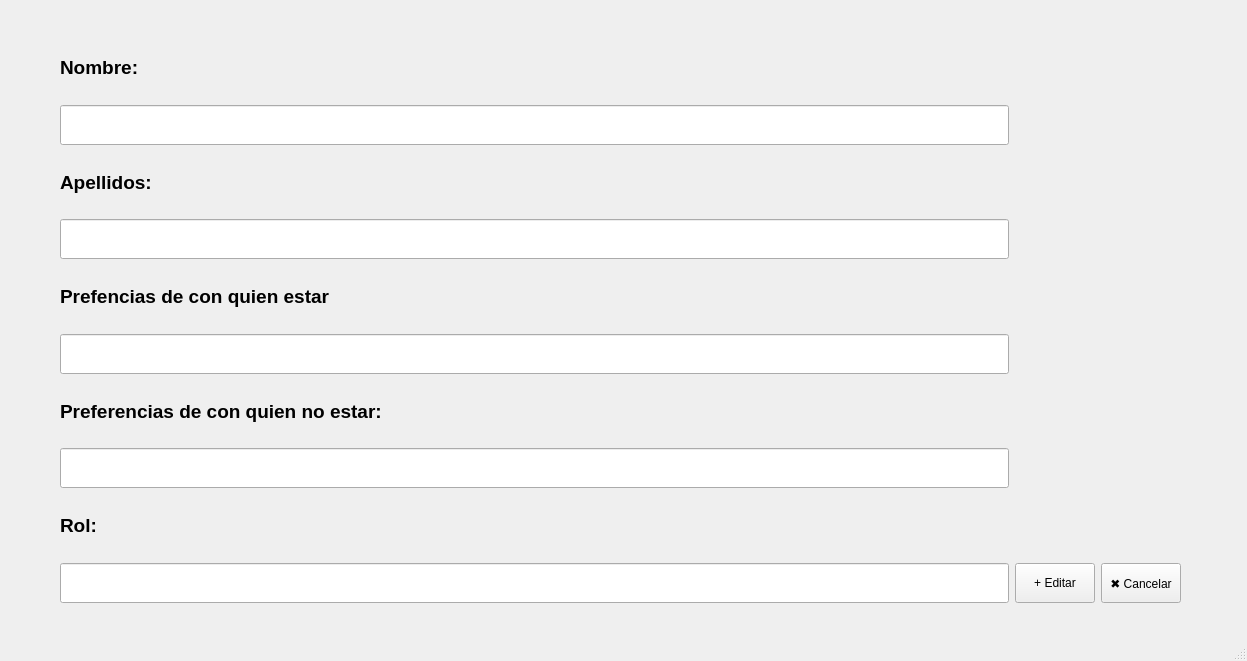
<?xml version="1.0" encoding="UTF-8"?>
<ui version="4.0">
 <class>EmergenteAnadirEvento</class>
 <widget class="QMainWindow" name="EmergenteAnadirEvento">
  <property name="geometry">
   <rect>
    <x>0</x>
    <y>0</y>
    <width>1247</width>
    <height>661</height>
   </rect>
  </property>
  <property name="windowTitle">
   <string>Nuevo evento</string>
  </property>
  <widget class="QWidget" name="centralwidget">
   <layout class="QGridLayout" name="gridLayout">
    <property name="leftMargin">
     <number>60</number>
    </property>
    <property name="topMargin">
     <number>36</number>
    </property>
    <property name="rightMargin">
     <number>60</number>
    </property>
    <property name="bottomMargin">
     <number>36</number>
    </property>
    <item row="0" column="0">
     <widget class="QLabel" name="lblTipo">
      <property name="font">
       <font>
        <pointsize>14</pointsize>
        <weight>75</weight>
        <bold>true</bold>
       </font>
      </property>
      <property name="text">
       <string>Nombre:</string>
      </property>
     </widget>
    </item>
    <item row="1" column="0">
     <widget class="QLineEdit" name="txtTipoEvento">
      <property name="minimumSize">
       <size>
        <width>760</width>
        <height>40</height>
       </size>
      </property>
     </widget>
    </item>
    <item row="5" column="0">
     <widget class="QLineEdit" name="lineEdit">
      <property name="minimumSize">
       <size>
        <width>760</width>
        <height>40</height>
       </size>
      </property>
     </widget>
    </item>
    <item row="8" column="0">
     <widget class="QLabel" name="lblUbicacion">
      <property name="font">
       <font>
        <pointsize>14</pointsize>
        <weight>75</weight>
        <bold>true</bold>
       </font>
      </property>
      <property name="text">
       <string>Rol:</string>
      </property>
     </widget>
    </item>
    <item row="9" column="1">
     <widget class="QPushButton" name="btnAnadir">
      <property name="sizePolicy">
       <sizepolicy hsizetype="Preferred" vsizetype="Preferred">
        <horstretch>0</horstretch>
        <verstretch>0</verstretch>
       </sizepolicy>
      </property>
      <property name="text">
       <string>+ Editar</string>
      </property>
     </widget>
    </item>
    <item row="6" column="0">
     <widget class="QLabel" name="lblHora">
      <property name="font">
       <font>
        <pointsize>14</pointsize>
        <weight>75</weight>
        <bold>true</bold>
       </font>
      </property>
      <property name="text">
       <string>Preferencias de con quien no estar:</string>
      </property>
     </widget>
    </item>
    <item row="4" column="0">
     <widget class="QLabel" name="lblFecha">
      <property name="font">
       <font>
        <pointsize>14</pointsize>
        <weight>75</weight>
        <bold>true</bold>
       </font>
      </property>
      <property name="text">
       <string>Prefencias de con quien estar</string>
      </property>
     </widget>
    </item>
    <item row="9" column="0">
     <layout class="QHBoxLayout" name="ubicacionYBotones" stretch="0">
      <property name="spacing">
       <number>12</number>
      </property>
      <item>
       <widget class="QLineEdit" name="txtUbicacion">
        <property name="minimumSize">
         <size>
          <width>760</width>
          <height>40</height>
         </size>
        </property>
       </widget>
      </item>
     </layout>
    </item>
    <item row="9" column="2">
     <widget class="QPushButton" name="btnCancelar">
      <property name="sizePolicy">
       <sizepolicy hsizetype="Preferred" vsizetype="Preferred">
        <horstretch>0</horstretch>
        <verstretch>0</verstretch>
       </sizepolicy>
      </property>
      <property name="text">
       <string>✖ Cancelar</string>
      </property>
     </widget>
    </item>
    <item row="1" column="1" colspan="3">
     <spacer name="horizontalSpacer">
      <property name="orientation">
       <enum>Qt::Horizontal</enum>
      </property>
      <property name="sizeHint" stdset="0">
       <size>
        <width>40</width>
        <height>20</height>
       </size>
      </property>
     </spacer>
    </item>
    <item row="2" column="0">
     <widget class="QLabel" name="lblOrganizadores">
      <property name="font">
       <font>
        <pointsize>14</pointsize>
        <weight>75</weight>
        <bold>true</bold>
       </font>
      </property>
      <property name="text">
       <string>Apellidos:</string>
      </property>
     </widget>
    </item>
    <item row="3" column="0">
     <widget class="QLineEdit" name="txtOrganizadores">
      <property name="minimumSize">
       <size>
        <width>760</width>
        <height>40</height>
       </size>
      </property>
     </widget>
    </item>
    <item row="7" column="0">
     <widget class="QLineEdit" name="lineEdit_2">
      <property name="minimumSize">
       <size>
        <width>760</width>
        <height>40</height>
       </size>
      </property>
     </widget>
    </item>
   </layout>
  </widget>
  <widget class="QMenuBar" name="menubar">
   <property name="geometry">
    <rect>
     <x>0</x>
     <y>0</y>
     <width>1247</width>
     <height>21</height>
    </rect>
   </property>
  </widget>
  <widget class="QStatusBar" name="statusbar"/>
 </widget>
 <resources/>
 <connections/>
</ui>
